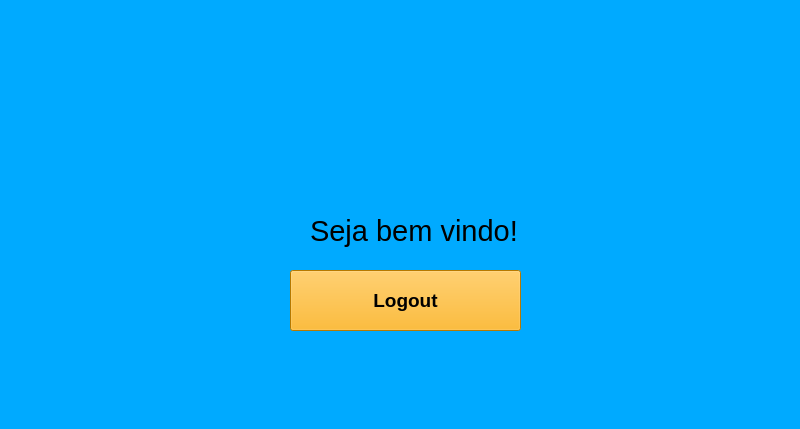
<?xml version="1.0" encoding="UTF-8"?>
<ui version="4.0">
 <class>MainWindow</class>
 <widget class="QMainWindow" name="MainWindow">
  <property name="geometry">
   <rect>
    <x>0</x>
    <y>0</y>
    <width>800</width>
    <height>429</height>
   </rect>
  </property>
  <property name="font">
   <font>
    <italic>false</italic>
    <underline>false</underline>
   </font>
  </property>
  <property name="windowTitle">
   <string>MainWindow</string>
  </property>
  <property name="styleSheet">
   <string notr="true">background-color: rgb(0, 170, 255);</string>
  </property>
  <widget class="QWidget" name="centralwidget">
   <widget class="QLabel" name="label">
    <property name="geometry">
     <rect>
      <x>310</x>
      <y>200</y>
      <width>351</width>
      <height>61</height>
     </rect>
    </property>
    <property name="font">
     <font>
      <pointsize>22</pointsize>
      <weight>50</weight>
      <italic>false</italic>
      <bold>false</bold>
     </font>
    </property>
    <property name="text">
     <string>Seja bem vindo!</string>
    </property>
   </widget>
   <widget class="QPushButton" name="pushButton">
    <property name="geometry">
     <rect>
      <x>290</x>
      <y>270</y>
      <width>231</width>
      <height>61</height>
     </rect>
    </property>
    <property name="font">
     <font>
      <pointsize>14</pointsize>
      <weight>75</weight>
      <bold>true</bold>
     </font>
    </property>
    <property name="styleSheet">
     <string notr="true">background-color: rgb(255, 170, 0);</string>
    </property>
    <property name="text">
     <string>Logout</string>
    </property>
   </widget>
   <widget class="QLabel" name="label_2">
    <property name="geometry">
     <rect>
      <x>310</x>
      <y>40</y>
      <width>201</width>
      <height>171</height>
     </rect>
    </property>
    <property name="maximumSize">
     <size>
      <width>16777215</width>
      <height>666</height>
     </size>
    </property>
    <property name="text">
     <string/>
    </property>
    <property name="pixmap">
     <pixmap>young.png</pixmap>
    </property>
   </widget>
  </widget>
  <widget class="QMenuBar" name="menubar">
   <property name="geometry">
    <rect>
     <x>0</x>
     <y>0</y>
     <width>800</width>
     <height>21</height>
    </rect>
   </property>
  </widget>
  <widget class="QStatusBar" name="statusbar"/>
 </widget>
 <resources/>
 <connections/>
</ui>
